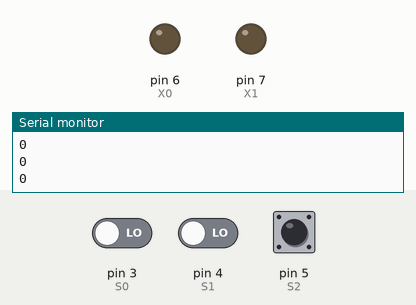
The sketch below on a simulated Arduino Uno, built with avr-gcc and run on an emulated ATmega328P. Parts: output pins drawn as LEDs (lit = HIGH), the last lines printed to the serial monitor. The test bench sets the inputs (shaded band); at power-on: pin 3 (S0) LOW, pin 5 (S2) LOW, pin 4 (S1) LOW.

Above: at 1.2 s.
1.3 s: pin 3 (S0) driven HIGH
At 3.2 s:
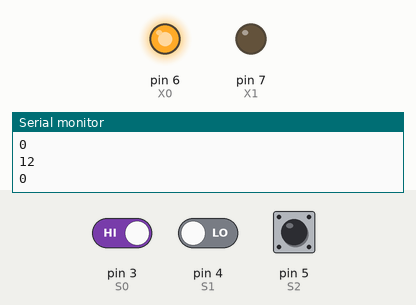
3.5 s: pin 5 (S2) driven HIGH
At 4.8 s:
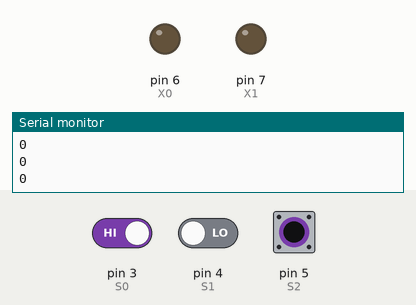
5.3 s: pin 5 (S2) driven LOW
At 7.3 s:
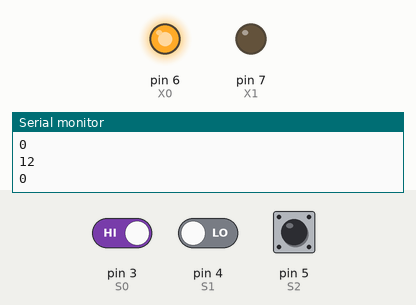
7.6 s: pin 3 (S0) driven LOW and pin 4 (S1) driven HIGH
At 9.7 s:
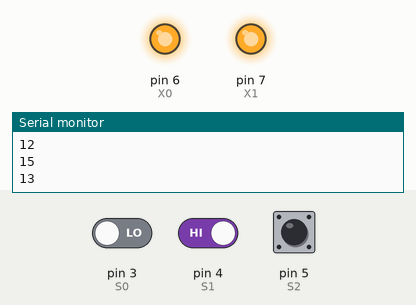
10.6 s: pin 5 (S2) pulsed HIGH 2 times (0.12 s each, 0.3 s apart)
At 13.1 s:
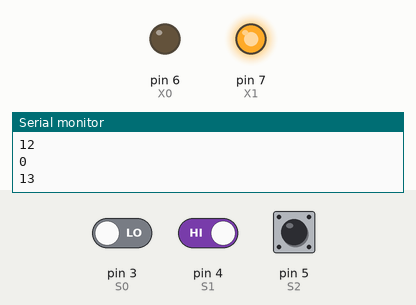
Timing chart, 0 to 14.6 s (numbered marks = the images above; inputs shaded):
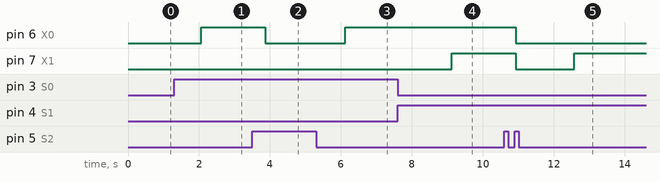

The sketch:

Oppg._3_lys_og_brytar_COUNTER.ino
```cpp
//INPUT
const int S0 = 3;
const int S1 = 4;
const int S2 = 5;
//OUTPUT
const int X0 = 6;
const int X1 = 7;
//Verdi til kvar brytar
int posisjon0 = 0;
int posisjon1 = 0;
int posisjon2 = 0;

int teller1 = 0;
int teller2 = 0;

void setup() {
  // put your setup code here, to run once:
pinMode (S0, INPUT);
pinMode (S1, INPUT);
pinMode (S2, INPUT);
pinMode (X0, OUTPUT);
pinMode (X1, OUTPUT);

Serial.begin(9600);
}

void loop() {
  // put your main code here, to run repeatedly:
  posisjon0 = digitalRead (S0);
  posisjon1 = digitalRead (S1);
  posisjon2 = digitalRead (S2);

  Serial.println (teller1);
  Serial.println (teller2);

   // Knappar aktiverar tellaren (+1)
  if (posisjon0 == HIGH)
  {
    teller1 ++;
    delay(150);
  }

  if (posisjon1 == HIGH)
  {
    teller2 ++;
    delay(150);
  }
  // Teller aktiverar lys
  if (teller1 >= 5)
  {
    digitalWrite(X0, HIGH);
  }
  else
  {
    digitalWrite(X0, LOW);
  }

  if (teller2 >= 10)
  {
    digitalWrite(X1, HIGH);
  }
  else
  {
    digitalWrite(X1, LOW);
  }
  //Resetje teljaren
  if (posisjon2 == HIGH)
  {
    teller1 = 0;
    teller2 = 0;
  }

}
```

Measured:
- after the input at 1.3 s, pin 6 (X0): LOW → HIGH after 0.76 s
- after the input at 3.5 s, pin 6 (X0): HIGH → LOW after 0.37 s
- after the input at 5.3 s, pin 6 (X0): LOW → HIGH after 0.82 s
- after the input at 7.6 s, pin 7 (X1): LOW → HIGH after 1.5 s
- after the input at 10.6 s, pin 6 (X0): HIGH → LOW after 0.33 s; pin 7 (X1): HIGH → LOW after 0.33 s, → HIGH 1.7 s later
